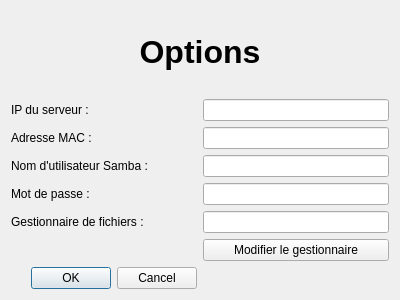
<?xml version="1.0" encoding="UTF-8"?>
<ui version="4.0">
 <class>ToolsDialog</class>
 <widget class="QDialog" name="ToolsDialog">
  <property name="geometry">
   <rect>
    <x>0</x>
    <y>0</y>
    <width>400</width>
    <height>300</height>
   </rect>
  </property>
  <property name="windowTitle">
   <string>Dialog</string>
  </property>
  <property name="windowIcon">
   <iconset resource="pictures.qrc">
    <normaloff>:/menus/Ressources/options.png</normaloff>:/menus/Ressources/options.png</iconset>
  </property>
  <layout class="QGridLayout" name="gridLayout">
   <item row="2" column="1">
    <widget class="QLineEdit" name="lineEditMAC"/>
   </item>
   <item row="4" column="0">
    <widget class="QLabel" name="label_3">
     <property name="text">
      <string>Nom d'utilisateur Samba : </string>
     </property>
    </widget>
   </item>
   <item row="0" column="0" colspan="2">
    <widget class="QLabel" name="label">
     <property name="font">
      <font>
       <pointsize>24</pointsize>
       <weight>75</weight>
       <bold>true</bold>
      </font>
     </property>
     <property name="text">
      <string>Options</string>
     </property>
     <property name="alignment">
      <set>Qt::AlignCenter</set>
     </property>
    </widget>
   </item>
   <item row="1" column="0">
    <widget class="QLabel" name="label_2">
     <property name="text">
      <string>IP du serveur :</string>
     </property>
    </widget>
   </item>
   <item row="1" column="1">
    <widget class="QLineEdit" name="lineEditIP"/>
   </item>
   <item row="4" column="1">
    <widget class="QLineEdit" name="lineEditUser"/>
   </item>
   <item row="8" column="0">
    <widget class="QDialogButtonBox" name="buttonBox">
     <property name="orientation">
      <enum>Qt::Horizontal</enum>
     </property>
     <property name="standardButtons">
      <set>QDialogButtonBox::Cancel|QDialogButtonBox::Ok</set>
     </property>
    </widget>
   </item>
   <item row="2" column="0">
    <widget class="QLabel" name="label_5">
     <property name="text">
      <string>Adresse MAC :</string>
     </property>
    </widget>
   </item>
   <item row="5" column="0">
    <widget class="QLabel" name="label_4">
     <property name="text">
      <string>Mot de passe : </string>
     </property>
    </widget>
   </item>
   <item row="6" column="1">
    <widget class="QLineEdit" name="lineEditFileManager"/>
   </item>
   <item row="5" column="1">
    <widget class="QLineEdit" name="lineEditPass"/>
   </item>
   <item row="6" column="0">
    <widget class="QLabel" name="label_6">
     <property name="text">
      <string>Gestionnaire de fichiers : </string>
     </property>
    </widget>
   </item>
   <item row="7" column="1">
    <widget class="QPushButton" name="pushButtonFileManager">
     <property name="text">
      <string>Modifier le gestionnaire</string>
     </property>
    </widget>
   </item>
  </layout>
 </widget>
 <resources>
  <include location="pictures.qrc"/>
 </resources>
 <connections>
  <connection>
   <sender>buttonBox</sender>
   <signal>accepted()</signal>
   <receiver>ToolsDialog</receiver>
   <slot>accept()</slot>
   <hints>
    <hint type="sourcelabel">
     <x>197</x>
     <y>279</y>
    </hint>
    <hint type="destinationlabel">
     <x>157</x>
     <y>274</y>
    </hint>
   </hints>
  </connection>
  <connection>
   <sender>buttonBox</sender>
   <signal>rejected()</signal>
   <receiver>ToolsDialog</receiver>
   <slot>reject()</slot>
   <hints>
    <hint type="sourcelabel">
     <x>197</x>
     <y>285</y>
    </hint>
    <hint type="destinationlabel">
     <x>286</x>
     <y>274</y>
    </hint>
   </hints>
  </connection>
 </connections>
</ui>
